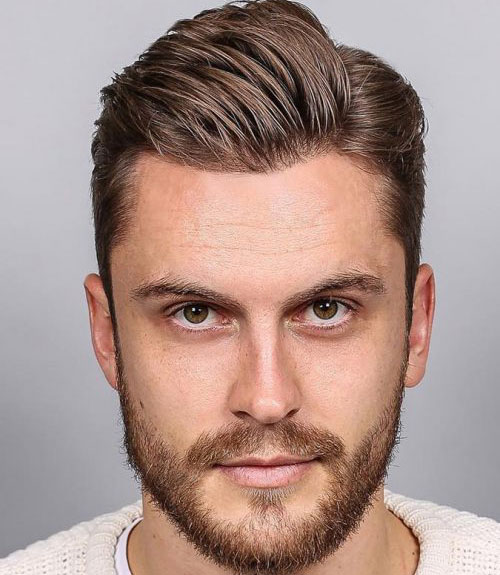
#> input picture Computer Vision/FaceDetection/Face Image/Mens-Haircuts-For-Square-Face-Shapes.jpg, 500 x 575 px; its folder holds only this picture in this run
$ python trial.py
#> lines starting #> are read from the running program, lines starting #| are printed output that depends on the picture
import cv2
import glob

#reading  all file
image = glob.glob(r"C:\Users\Dell\PycharmProjects\Computer Vision\FaceDetection\Face Image\*.jpg")
face_cascade = cv2.CascadeClassifier(r"C:\Users\Dell\PycharmProjects\Computer Vision\FaceDetection\Files\haarcascade_frontalface_default.xml")


for img in image:
    image1 = cv2.imread(img)
#> image1 is the input picture: shape (575, 500, 3); mean B, G, R 138.1, 145.5, 170.5
    gray_image = cv2.cvtColor(image1,cv2.COLOR_BGR2GRAY)
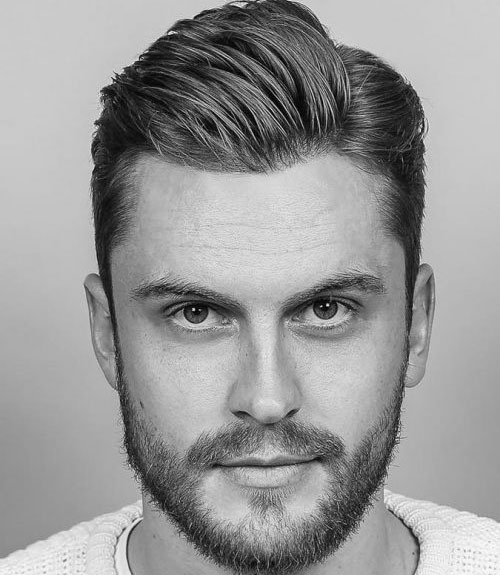
#> gray_image: shape (575, 500); min 0, max 252, mean 152.1
    faces = face_cascade.detectMultiScale(gray_image,scaleFactor=1.1,minNeighbors=2)
#> faces = [[91, 183, 349, 349]]
    for x,y,w,h in faces:
        show_image = cv2.rectangle(image1,(x,y),(x+w,y+h),(0,255,0),3)
        cv2.imshow("image",show_image)
        cv2.waitKey(1000)
        cv2.destroyAllWindows()
#> this loop made 1 pass
#> pass 1, `show_image = cv2.rectangle(image1,(x,y),(x+w,y+h),(0,255,0),3)`:
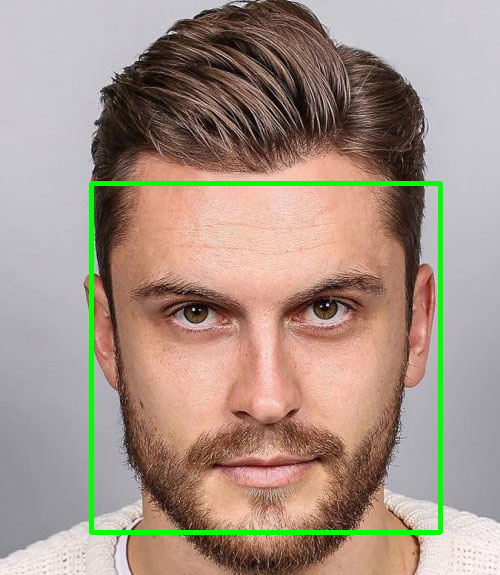
#> show_image: shape (575, 500, 3); mean B, G, R 134.5, 147.9, 166.2

$ run again, on Computer Vision/FaceDetection/Face Image/download.jpg
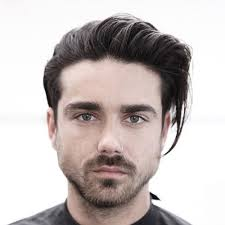
#> input picture Computer Vision/FaceDetection/Face Image/download.jpg, 225 x 225 px
#> image1 is the input picture: shape (225, 225, 3); mean B, G, R 187.8, 189.5, 197.8
#> `gray_image = cv2.cvtColor(image1,cv2.COLOR_BGR2GRAY)`:
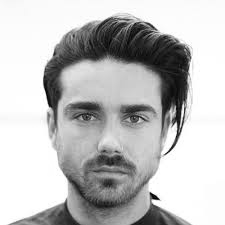
#> gray_image: shape (225, 225); min 0, max 255, mean 191.8
#> faces = [[39, 61, 142, 142]]
#> the loop `for x,y,w,h in faces:` made 1 pass
#> pass 1, `show_image = cv2.rectangle(image1,(x,y),(x+w,y+h),(0,255,0),3)`:
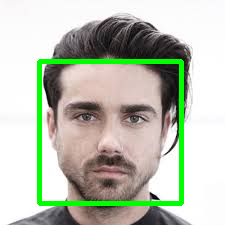
#> show_image: shape (225, 225, 3); mean B, G, R 178.7, 194.5, 188.1

$ run again, on Computer Vision/FaceDetection/Face Image/m_sexy_gr.jpg
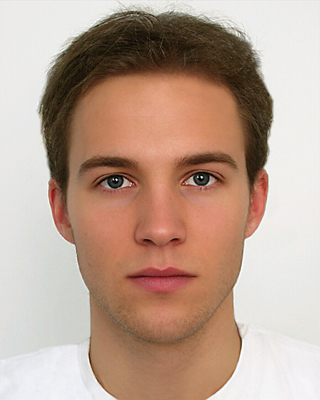
#> input picture Computer Vision/FaceDetection/Face Image/m_sexy_gr.jpg, 320 x 400 px
#> image1 is the input picture: shape (400, 320, 3); mean B, G, R 146, 161.5, 187.3
#> `gray_image = cv2.cvtColor(image1,cv2.COLOR_BGR2GRAY)`:
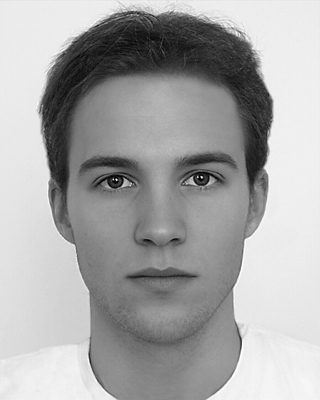
#> gray_image: shape (400, 320); min 0, max 255, mean 167.5
#> faces = [[44, 89, 230, 230]]
#> the loop `for x,y,w,h in faces:` made 1 pass
#> pass 1, `show_image = cv2.rectangle(image1,(x,y),(x+w,y+h),(0,255,0),3)`:
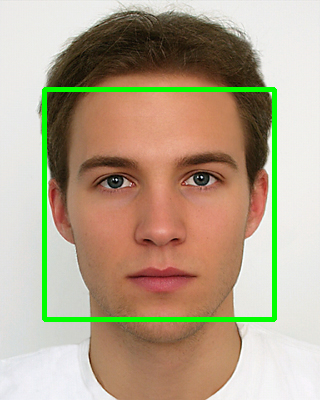
#> show_image: shape (400, 320, 3); mean B, G, R 140.5, 164.5, 180.5
